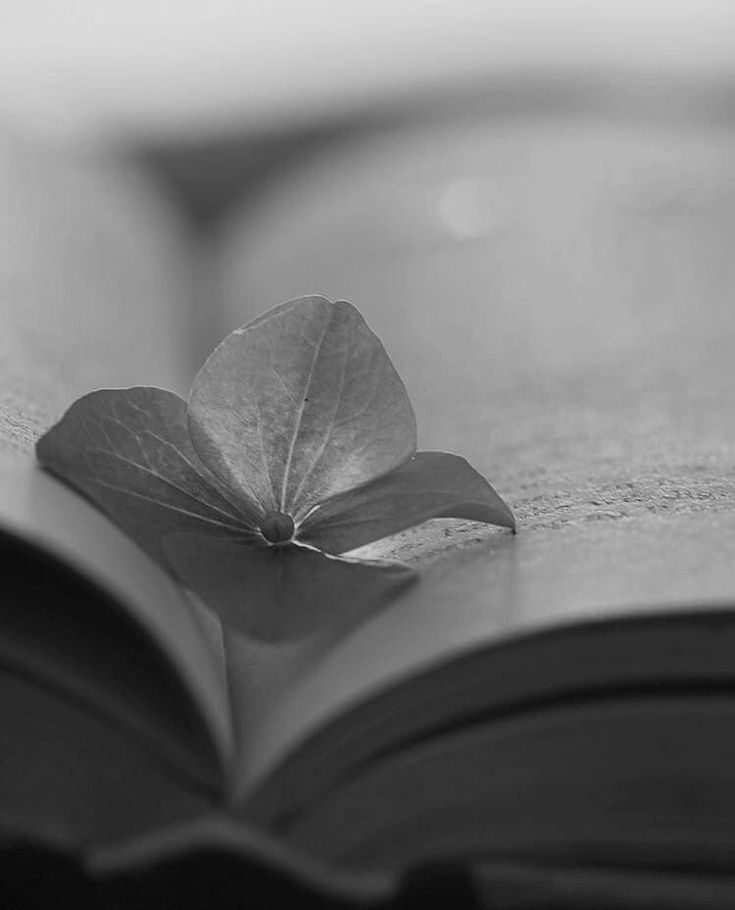

Source code (Python):
from PIL import Image
with Image.open('img.png')as pic_original:
    pic_grey = pic_original.convert('L')
    pic_grey.save('grey.png')
    pic_grey.show()